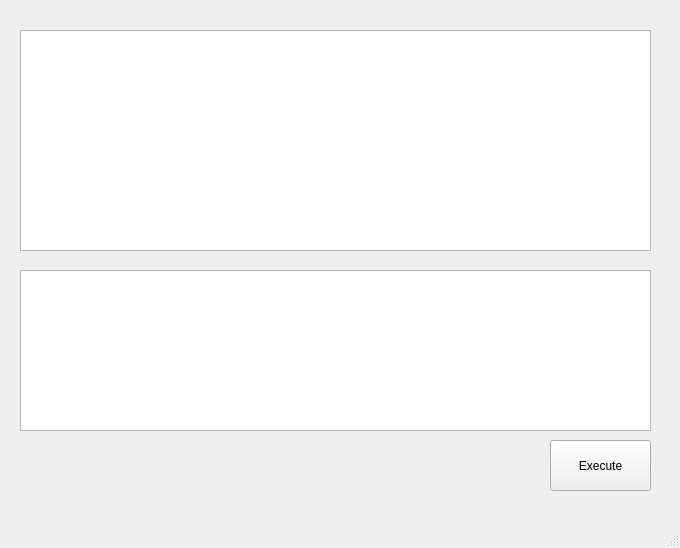
<?xml version="1.0" encoding="UTF-8"?>
<ui version="4.0">
 <class>MainWindow</class>
 <widget class="QMainWindow" name="MainWindow">
  <property name="geometry">
   <rect>
    <x>0</x>
    <y>0</y>
    <width>680</width>
    <height>548</height>
   </rect>
  </property>
  <property name="windowTitle">
   <string>ArithMetic</string>
  </property>
  <widget class="QWidget" name="centralwidget">
   <widget class="QPlainTextEdit" name="codeEdit">
    <property name="geometry">
     <rect>
      <x>20</x>
      <y>30</y>
      <width>631</width>
      <height>221</height>
     </rect>
    </property>
   </widget>
   <widget class="QPlainTextEdit" name="outputEdit">
    <property name="geometry">
     <rect>
      <x>20</x>
      <y>270</y>
      <width>631</width>
      <height>161</height>
     </rect>
    </property>
   </widget>
   <widget class="QPushButton" name="pushButton">
    <property name="geometry">
     <rect>
      <x>550</x>
      <y>440</y>
      <width>101</width>
      <height>51</height>
     </rect>
    </property>
    <property name="text">
     <string>Execute</string>
    </property>
   </widget>
  </widget>
  <widget class="QStatusBar" name="statusbar"/>
  <widget class="QMenuBar" name="menuBar">
   <property name="geometry">
    <rect>
     <x>0</x>
     <y>0</y>
     <width>680</width>
     <height>17</height>
    </rect>
   </property>
  </widget>
 </widget>
 <resources/>
 <connections/>
</ui>
